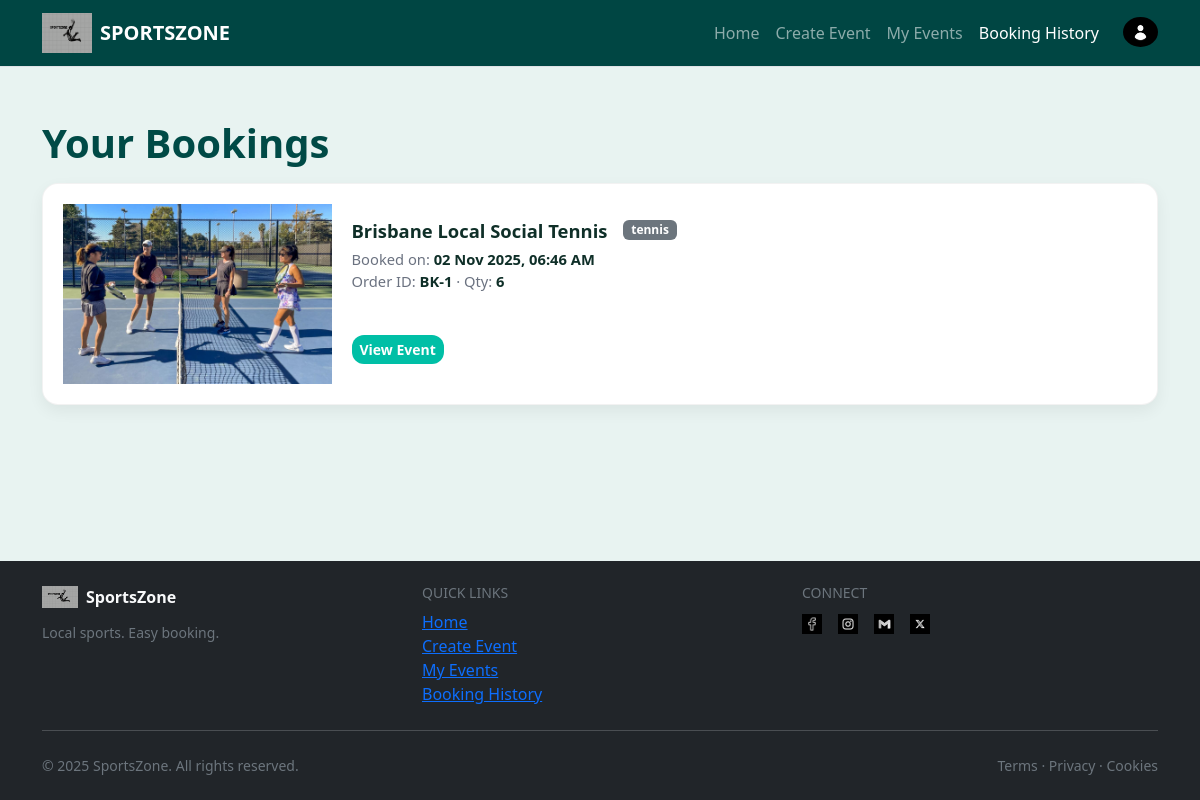
The app's page /booking (signed in), older data.
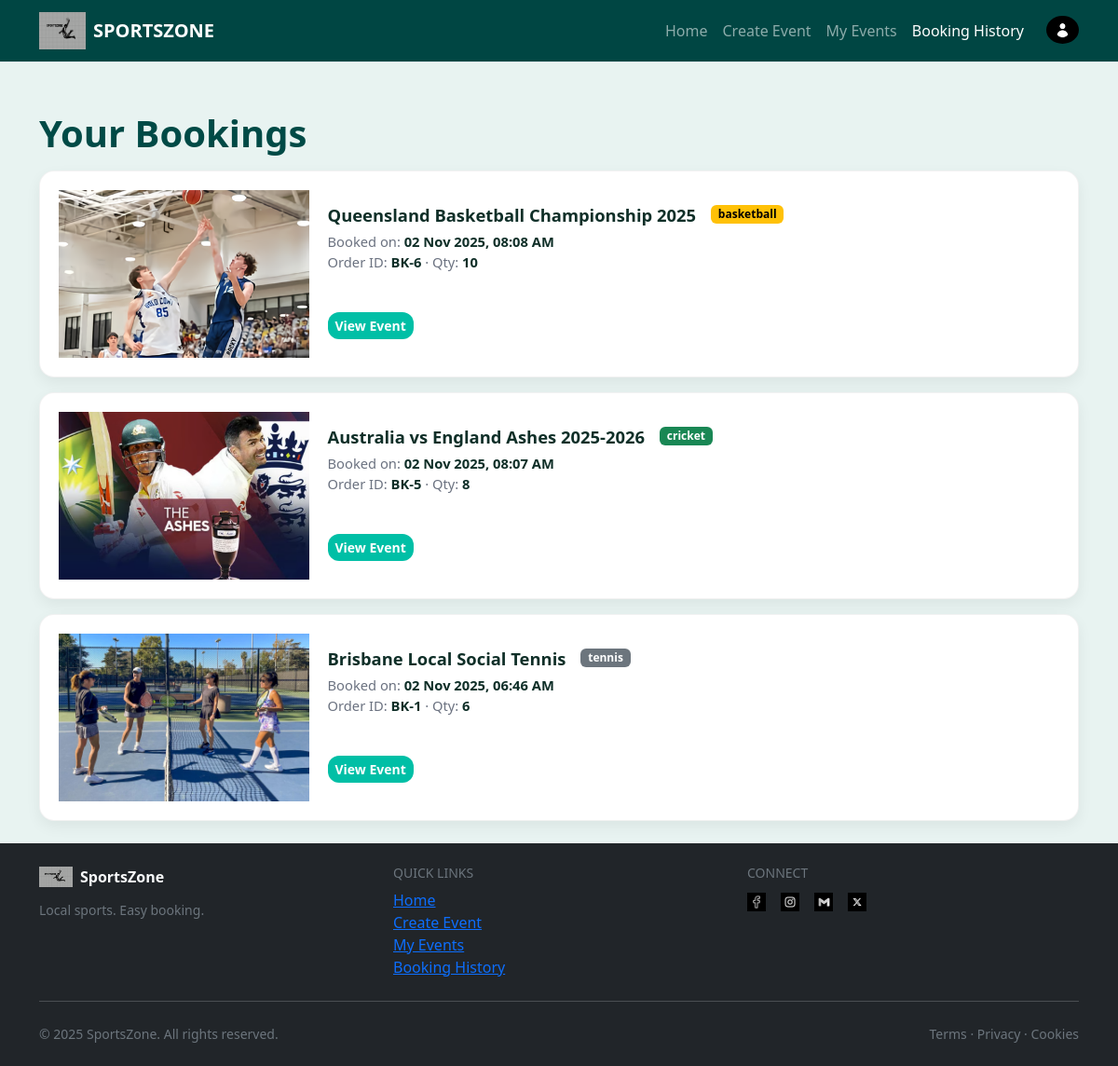
The same page, newer data.
### SportsZone/models.py (models this page shows, shortened)
class Booking(db.Model):
    __tablename__ = "bookings"
    id = db.Column(db.Integer, primary_key=True)
    user_id = db.Column(db.Integer, db.ForeignKey("users.id"), nullable=False)
    event_id = db.Column(db.Integer, db.ForeignKey("events.id"), nullable=False)
    booking_date = db.Column(db.DateTime, default=datetime.utcnow, nullable=False)
    booking_quantity = db.Column(db.Integer, nullable=False)
    order_code = db.Column(db.String(32), index=True)  # e.g., "BK-123" after insert

class Event(db.Model):
    __tablename__ = "events"
    id = db.Column(db.Integer, primary_key=True)
    user_id = db.Column(db.Integer, db.ForeignKey("users.id"), nullable=False)  # creator/owner
    venue_id = db.Column(db.Integer, db.ForeignKey("venues.id"))
    sports_type = db.Column(db.String(64), index=True)  # Football, Basketball, etc.
    event_title = db.Column(db.String(256), nullable=False)
    home_team_name = db.Column(db.String(64))
    away_team_name = db.Column(db.String(64))
    event_image = db.Column(db.String(256))  # filename in /static/img
    description = db.Column(db.Text)
    start_datetime = db.Column(db.DateTime, default=datetime.utcnow, nullable=False)
    end_datetime = db.Column(db.DateTime)
    status = db.Column(db.String(32), index=True, default="Open", nullable=False)
    total_tickets = db.Column(db.Integer, default=120, nullable=False)
    tickets_sold = db.Column(db.Integer, default=0, nullable=False)
    ticket_price = db.Column(db.Float, default=0.0, nullable=False)
    comments = db.relationship(
        "Comment", backref="event", lazy=True, cascade="all, delete-orphan"
    )
    bookings = db.relationship(
        "Booking", backref="event", lazy=True, cascade="all, delete-orphan"
    )

### SportsZone/views.py (the view)
@main_bp.route("/booking", methods=["GET"], endpoint="booking")
@login_required
def booking():
    rows = (
        db.session.query(Booking, Event, Venue)
        .filter(Booking.user_id == current_user.id)
        .join(Event, Booking.event_id == Event.id, isouter=True)
        .join(Venue, Event.venue_id == Venue.id, isouter=True)
        .order_by(Booking.booking_date.desc())
        .all()
    )
    orders = []
    for b, e, v in rows:
        orders.append(
            {
                "order_code": f"BK-{b.id}",
                "booked_at": b.booking_date.strftime("%d %b %Y, %I:%M %p")
                if b.booking_date
                else "",
                "quantity": b.booking_quantity or 1,
                "event_id": e.id if e else None,
                "event_title": (e.event_title or f"{e.home_team_name} vs {e.away_team_name}")
                if e
                else "Unknown Event",
                "image": e.event_image if e else None,
                "sport": e.sports_type if e else "",
            }
        )
    return render_template("booking.html", title="Booking History", orders=orders)

### SportsZone/templates/booking.html (shortened to what this page needs)
{% extends "base.html" %}
{% block body %}
<div class="bookings-page">
  <h1 class="page-title">Your Bookings</h1>
  {% if orders and orders|length > 0 %}
    <div class="row g-3">
      {% set color_map = {
        'football':'primary','Football':'primary',
        'basketball':'warning','Basketball':'warning',
        'cricket':'success','Cricket':'success',
        'tennis':'secondary','Tennis':'secondary'
      } %}
      {% for o in orders %}
        <div class="col-12">
          <article class="booking-card">
            <div class="row g-0 align-items-stretch">
              <div class="col-12 col-md-3">
                <div class="thumb-wrap">
                  {% if o.image %}
                    <img class="thumb" src="{{ url_for('static', filename='img/' ~ o.image) }}" alt="{{ o.event_title }}">
                  {% else %}
                    <div class="thumb-fallback">{{ (o.event_title or 'E')[:1] }}</div>
                  {% endif %}
                </div>
              </div>
              <div class="col-12 col-md-9">
                <div class="body">
                  <div class="d-flex align-items-start flex-wrap gap-2">
                    <h2 class="title">{{ o.event_title }}</h2>
                    <span class="badge text-bg-{{ color_map.get(o.sport, 'secondary') }} sport-badge">
                      {{ o.sport or 'event' }}
                    </span>
                  </div>
                  <div class="meta">
                    <div>Booked on: <b>{{ o.booked_at }}</b></div>
                    <div>
                      Order ID: <b>{{ o.order_code }}</b>
                      {% if o.quantity %} · Qty: <b>{{ o.quantity }}</b>{% endif %}
                    </div>
                  </div>
                  <div class="spacer"></div>
                  <div class="actions d-flex gap-2">
                    <a href="{{ url_for('main.view_event', event_id=o.event_id) }}" class="btn btn-primary btn-sm">
                      View Event
                    </a>
                  </div>
                </div>
              </div>
            </div>
          </article>
        </div>
      {% endfor %}
    </div>
  {% else %}
    <div class="alert alert-info">
      You haven’t booked any events yet.
      <a href="{{ url_for('main.index') }}" class="alert-link">Browse events</a>.
    </div>
  {% endif %}
</div>
{% endblock %}

### SportsZone/templates/base.html (shortened to what this page needs)
<!doctype html>
<html lang="en">
<head>
  <link href="https://cdn.jsdelivr.net/npm/bootstrap@5.3.8/dist/css/bootstrap.min.css"
        rel="stylesheet"
>
  <link rel="stylesheet" href="{{ url_for('static', filename='style.css') }}">
</head>
<body class="d-flex flex-column min-vh-100">
<header>
  <nav class="navbar navbar-expand-lg navbar-dark sportszone-nav border-bottom sticky-top">
    <div class="container">
      <a class="navbar-brand d-flex align-items-center gap-2" href="{{ url_for('main.index') }}">
        <img src="{{ url_for('static', filename='img/logoweb.png') }}" alt="SportsZone logo" width="50" height="40">
        <span class="fw-bold">SPORTSZONE</span>
      </a>
      <div class="collapse navbar-collapse" id="nav">
        <ul class="navbar-nav ms-auto">
          <li class="nav-item">
            <a class="nav-link {% if request.endpoint=='main.index' %}active{% endif %}"
               href="{{ url_for('main.index') }}">Home</a>
          </li>
          <li class="nav-item">
            <a class="nav-link {% if request.endpoint=='main.create_event' %}active{% endif %}"
               href="{{ url_for('main.create_event') }}">Create Event</a>
          </li>
          {% if current_user.is_authenticated %}
          <li class="nav-item">
            <a class="nav-link {% if request.endpoint=='main.my_events' %}active{% endif %}"
               href="{{ url_for('main.my_events') }}">My Events</a>
          </li>
          {% endif %}
          <li class="nav-item">
            <a class="nav-link {% if request.endpoint=='main.booking' %}active{% endif %}"
               href="{{ url_for('main.booking') }}">Booking History</a>
          </li>
          <li class="nav-item dropdown ms-3 mt-1">
            <a class="nav-link d-flex align-items-center p-0" href="#" role="button"
               data-bs-toggle="dropdown" aria-expanded="false" title="Account">
              <img src="{{ url_for('static', filename='img/acct.jpg') }}" alt="Account" width="35" height="30"
                   class="rounded-circle" style="object-fit:cover;">
            </a>
          </li>
        </ul>
      </div>
    </div>
  </nav>
</header>
<main class="container py-4">
  {% block body %}{% endblock %}
</main>
<footer class="bg-dark text-light mt-auto">
  <div class="container py-4">
    <div class="row g-4 align-items-start">
      <div class="col-12 col-md-4">
        <a class="d-inline-flex align-items-center gap-2 text-decoration-none text-light" href="{{ url_for('main.index') }}">
          <img src="{{ url_for('static', filename='img/logoweb.png') }}" alt="SportsZone" width="36" height="22">
          <strong>SportsZone</strong>
        </a>
        <p class="text-secondary small mb-0 mt-2">Local sports. Easy booking.</p>
      </div>
      <div class="col-6 col-md-4">
        <h6 class="text-uppercase small text-secondary mb-2">Quick links</h6>
        <ul class="list-unstyled mb-0">
          <li><a class="footer-link" href="{{ url_for('main.index') }}">Home</a></li>
          <li><a class="footer-link" href="{{ url_for('main.create_event') }}">Create Event</a></li>
          {% if current_user.is_authenticated %}
          <li><a class="footer-link" href="{{ url_for('main.my_events') }}">My Events</a></li>
          {% endif %}
          <li><a class="footer-link" href="{{ url_for('main.booking') }}">Booking History</a></li>
        </ul>
      </div>
      <div class="col-6 col-md-4">
        <h6 class="text-uppercase small text-secondary mb-2">Connect</h6>
        <div class="d-flex gap-3">
          <a class="footer-icon" href="#"><img src="{{ url_for('static', filename='img/FB.jpg') }}" width="20" alt="Facebook"></a>
          <a class="footer-icon" href="#"><img src="{{ url_for('static', filename='img/insta.jpg') }}" width="20" alt="Instagram"></a>
          <a class="footer-icon" href="#"><img src="{{ url_for('static', filename='img/GMAIL.jpg') }}" width="20" alt="Gmail"></a>
          <a class="footer-icon" href="#"><img src="{{ url_for('static', filename='img/twitter.jpg') }}" width="20" alt="X"></a>
        </div>
      </div>
    </div>
    <hr class="border-secondary-subtle my-4">
    <div class="d-flex flex-column flex-sm-row justify-content-between align-items-start gap-2">
      <small class="text-secondary">© 2025 SportsZone. All rights reserved.</small>
      <small class="text-secondary">Terms · Privacy · Cookies</small>
    </div>
  </div>
</footer>
</body>
</html>

### SportsZone/static/style.css (style rules this page uses)
body { background-color: #E8F3F1; color: #0F2F28; }
.navbar { background-color: #004643; }
.btn-primary { background-color: #00A896; border-color: #00A896; }
.booking-card { background: #fff; border: 1px solid rgba(0,0,0,.06); border-radius: 16px; box-shadow: 0 16px 32px rgba(0,0,0,.12); padding: 1.25rem; }
.bookings-page { padding-top: .75rem; }
.bookings-page .page-title { font-weight: 800; color: #004a46; margin-bottom: 1rem; }
.bookings-page .booking-card { border: 1px solid rgba(0,0,0,.05); border-radius: 16px; overflow: hidden; background: #ffffff; box-shadow: 0 6px 16px rgba(0,0,0,.06); transition: transform .18s ease, box-shadow .18s ease; }
.bookings-page .thumb-wrap { position: relative; min-height: 180px; background: #eaf7f5; }
.bookings-page .thumb { position: absolute; inset: 0; width: 100%; height: 100%; object-fit: cover; }
.bookings-page .body { padding: 1rem 1.25rem 1.25rem; display: flex; flex-direction: column; height: 100%; }
.bookings-page .title { font-size: 1.15rem; font-weight: 800; margin: 0; color: #0f2f28; }
.bookings-page .meta { margin-top: .35rem; color: #6b7280; font-size: .92rem; }
.bookings-page .meta b { color: #0f2f28; }
.bookings-page .spacer { flex: 1 1 auto; }
.bookings-page .actions .btn { border-radius: 12px; font-weight: 600; }
.bookings-page .btn-primary { background: #00bfa6; border: none; }
.bookings-page .sport-badge { margin-left: .5rem; font-weight: 700; text-transform: lowercase; }

Row changes from the older to the newer data that the page shows:
added Booking: event_image (picture), event_title "Queensland Basketball Championship 2025", sports_type "basketball", booked_at "02 Nov 2025, 08:08 AM", order_code "BK-6", quantity "10"
added Booking: event_image (picture), event_title "Australia vs England Ashes 2025-2026", sports_type "cricket", booked_at "02 Nov 2025, 08:07 AM", order_code "BK-5", quantity "8"
